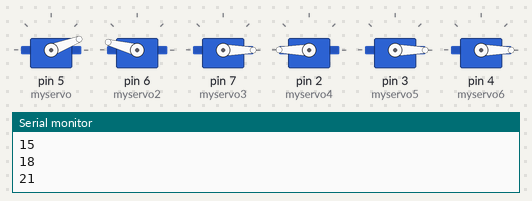
Bench run of a sketch on a simulated Arduino Uno, built with avr-gcc and run on an emulated ATmega328P. On the bench: 6 × servo, the last lines printed to the serial monitor.

Above: at 0.78 s.
At 6.1 s:
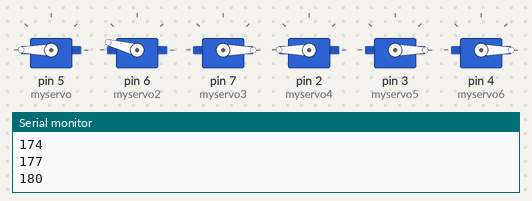
At 9.2 s:
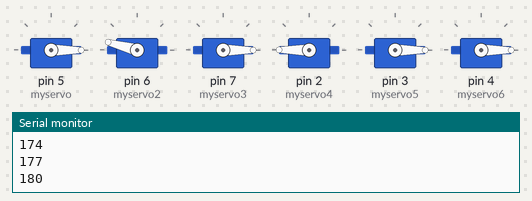
At 17.2 s:
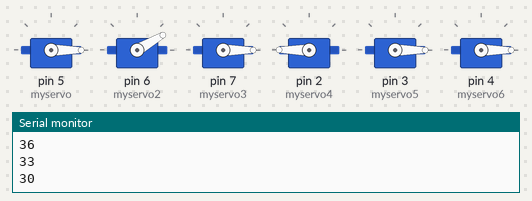
At 29.3 s:
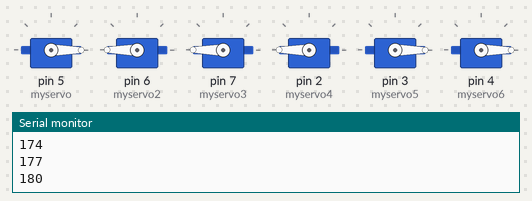
At 32.4 s:
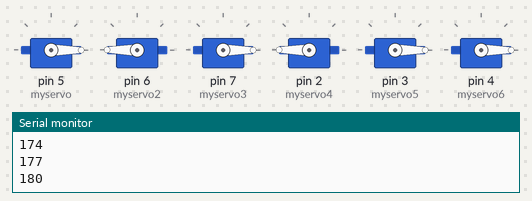
Timing chart, 0 to 40.0 s (numbered marks = the images above):
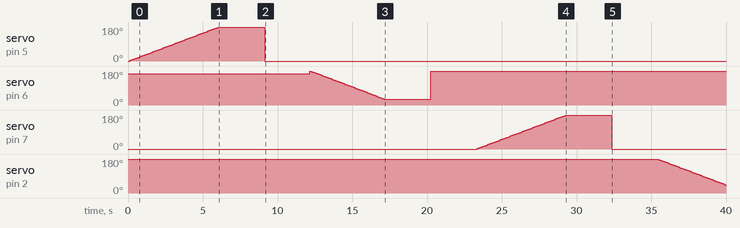

Measured:
- by itself, servo on pin 5 (myservo), servo on pin 7 (myservo3): rises from 0° to 180° in 5.9 s, then falls to 0° in 3.1 s
- by itself, servo on pin 2 (myservo4): moves from 180° to 42° over 4.5 s
- by itself, servo on pin 6 (myservo2): 165° → 180° at 12.1 s, → 177° 0.10 s later, → 174° 0.10 s later, → 171° 0.10 s later, … (52 changes in this stretch)

The sketch:

Servo_Test.ino
```cpp
#include <Servo.h>
#include "math.h"

Servo myservo;
Servo myservo2;
Servo myservo3;
Servo myservo4;
Servo myservo5;
Servo myservo6;

int pos = 0;

void setup()
{
  Serial.begin(9600);
  myservo.attach(5);  // left
  myservo2.attach(6);
  myservo3.attach(7);
  myservo4.attach(2);  // right
  myservo5.attach(3);
  myservo6.attach(4);

  myservo.write(0);
  myservo2.write(165);
  myservo3.write(0);

  myservo4.write(180);
  myservo5.write(0);
  myservo6.write(0);
  delay(30);
}

void loop()
{
  for(pos = 0; pos <= 180; pos += 3) // goes from 0 degrees to 180 degrees
  {                                  // in steps of 1 degree
    myservo.write(pos);              // tell servo to go to position in variable 'pos'
    Serial.println(pos);
    //myservo2.write(pos);
    delay(100);                       // waits 15ms for the servo to reach the position

  }
  delay(3000);
  pos = 0;
  myservo.write(0);
  //myservo2.write(0);
  delay(3000);


  for(pos = 180; pos >= 30; pos -= 3) // goes from 0 degrees to 180 degrees
  {                                  // in steps of 1 degree
    myservo2.write(pos);              // tell servo to go to position in variable 'pos'
    Serial.println(pos);
    //myservo2.write(pos);
    delay(100);                       // waits 15ms for the servo to reach the position

  }
  delay(3000);
  pos = 165;
  myservo2.write(180);
  delay(3000);


  for(pos = 0; pos <= 180; pos += 3) // goes from 0 degrees to 180 degrees
  {                                  // in steps of 1 degree
    myservo3.write(pos);              // tell servo to go to position in variable 'pos'
    Serial.println(pos);
    //myservo2.write(pos);
    delay(100);                       // waits 15ms for the servo to reach the position

  }
  delay(3000);
  pos = 0;
  myservo3.write(0);
  delay(3000);


  for(pos = 180; pos >= 0; pos -= 3) // goes from 0 degrees to 180 degrees
  {                                  // in steps of 1 degree
    myservo4.write(pos);              // tell servo to go to position in variable 'pos'
    Serial.println(pos);
    //myservo2.write(pos);
    delay(100);                       // waits 15ms for the servo to reach the position

  }
  delay(3000);
  pos = 180;
  myservo4.write(180);
  //myservo2.write(0);
  delay(3000);


  for(pos = 0; pos <= 135; pos += 3) // goes from 0 degrees to 180 degrees
  {                                  // in steps of 1 degree
    myservo5.write(pos);              // tell servo to go to position in variable 'pos'
    Serial.println(pos);
    //myservo2.write(pos);
    delay(100);                       // waits 15ms for the servo to reach the position

  }
  delay(3000);
  pos = 0;
  myservo5.write(0);
  delay(3000);

  for(pos = 0; pos <= 180; pos += 3) // goes from 0 degrees to 180 degrees
  {                                  // in steps of 1 degree
    myservo6.write(pos);              // tell servo to go to position in variable 'pos'
    Serial.println(pos);
    //myservo2.write(pos);
    delay(100);                       // waits 15ms for the servo to reach the position

  }
  delay(3000);
  pos = 0;
  myservo6.write(0);
  delay(3000);

}
```
